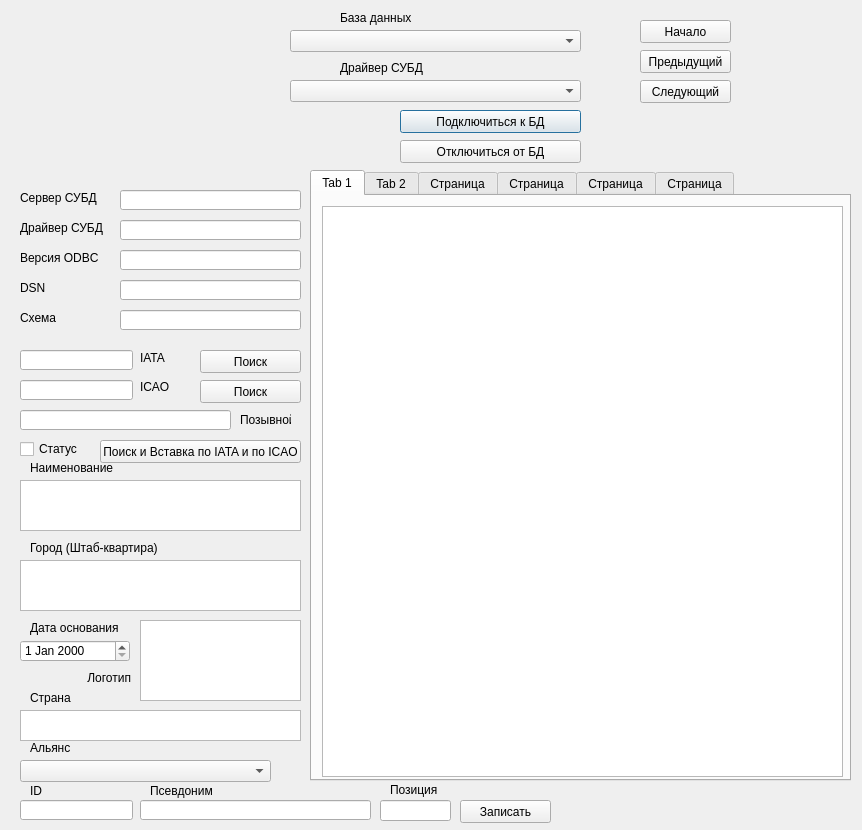
<?xml version="1.0" encoding="UTF-8"?>
<ui version="4.0">
 <class>Dialog</class>
 <widget class="QDialog" name="Dialog">
  <property name="geometry">
   <rect>
    <x>0</x>
    <y>0</y>
    <width>862</width>
    <height>830</height>
   </rect>
  </property>
  <property name="sizePolicy">
   <sizepolicy hsizetype="Fixed" vsizetype="Fixed">
    <horstretch>0</horstretch>
    <verstretch>0</verstretch>
   </sizepolicy>
  </property>
  <property name="windowTitle">
   <string>Dialog</string>
  </property>
  <widget class="QLabel" name="label_12">
   <property name="geometry">
    <rect>
     <x>20</x>
     <y>220</y>
     <width>91</width>
     <height>16</height>
    </rect>
   </property>
   <property name="text">
    <string>Драйвер СУБД</string>
   </property>
  </widget>
  <widget class="QLineEdit" name="lineEdit_DSN">
   <property name="geometry">
    <rect>
     <x>120</x>
     <y>280</y>
     <width>181</width>
     <height>20</height>
    </rect>
   </property>
  </widget>
  <widget class="QLineEdit" name="lineEdit_ODBCversion">
   <property name="geometry">
    <rect>
     <x>120</x>
     <y>250</y>
     <width>181</width>
     <height>20</height>
    </rect>
   </property>
  </widget>
  <widget class="QLabel" name="label_13">
   <property name="geometry">
    <rect>
     <x>20</x>
     <y>280</y>
     <width>91</width>
     <height>16</height>
    </rect>
   </property>
   <property name="text">
    <string>DSN</string>
   </property>
  </widget>
  <widget class="QLabel" name="label_11">
   <property name="geometry">
    <rect>
     <x>20</x>
     <y>190</y>
     <width>91</width>
     <height>16</height>
    </rect>
   </property>
   <property name="text">
    <string>Сервер СУБД</string>
   </property>
  </widget>
  <widget class="QPushButton" name="pushButton_SelectDB">
   <property name="geometry">
    <rect>
     <x>400</x>
     <y>110</y>
     <width>181</width>
     <height>23</height>
    </rect>
   </property>
   <property name="text">
    <string>Подключиться к БД</string>
   </property>
  </widget>
  <widget class="QLineEdit" name="lineEdit_Driver">
   <property name="geometry">
    <rect>
     <x>120</x>
     <y>220</y>
     <width>181</width>
     <height>20</height>
    </rect>
   </property>
  </widget>
  <widget class="QLineEdit" name="lineEdit_Schema">
   <property name="geometry">
    <rect>
     <x>120</x>
     <y>310</y>
     <width>181</width>
     <height>20</height>
    </rect>
   </property>
  </widget>
  <widget class="QLabel" name="label_14">
   <property name="geometry">
    <rect>
     <x>20</x>
     <y>250</y>
     <width>91</width>
     <height>16</height>
    </rect>
   </property>
   <property name="text">
    <string>Версия ODBC</string>
   </property>
  </widget>
  <widget class="QLabel" name="label_15">
   <property name="geometry">
    <rect>
     <x>20</x>
     <y>310</y>
     <width>91</width>
     <height>16</height>
    </rect>
   </property>
   <property name="text">
    <string>Схема</string>
   </property>
  </widget>
  <widget class="QLineEdit" name="lineEdit_Server">
   <property name="geometry">
    <rect>
     <x>120</x>
     <y>190</y>
     <width>181</width>
     <height>20</height>
    </rect>
   </property>
  </widget>
  <widget class="QPushButton" name="pushButton_Disconnect">
   <property name="geometry">
    <rect>
     <x>400</x>
     <y>140</y>
     <width>181</width>
     <height>23</height>
    </rect>
   </property>
   <property name="text">
    <string>Отключиться от БД</string>
   </property>
  </widget>
  <widget class="QPushButton" name="pushButton_Update">
   <property name="enabled">
    <bool>true</bool>
   </property>
   <property name="geometry">
    <rect>
     <x>460</x>
     <y>800</y>
     <width>91</width>
     <height>23</height>
    </rect>
   </property>
   <property name="text">
    <string>Записать</string>
   </property>
  </widget>
  <widget class="QLabel" name="label_17">
   <property name="geometry">
    <rect>
     <x>30</x>
     <y>780</y>
     <width>111</width>
     <height>21</height>
    </rect>
   </property>
   <property name="text">
    <string>ID</string>
   </property>
  </widget>
  <widget class="QLineEdit" name="lineEdit_Position">
   <property name="geometry">
    <rect>
     <x>380</x>
     <y>800</y>
     <width>71</width>
     <height>21</height>
    </rect>
   </property>
  </widget>
  <widget class="QPushButton" name="pushButton_Begin">
   <property name="geometry">
    <rect>
     <x>640</x>
     <y>20</y>
     <width>91</width>
     <height>23</height>
    </rect>
   </property>
   <property name="text">
    <string>Начало</string>
   </property>
  </widget>
  <widget class="QLineEdit" name="lineEdit_AirLineCodeIATA">
   <property name="geometry">
    <rect>
     <x>20</x>
     <y>350</y>
     <width>113</width>
     <height>20</height>
    </rect>
   </property>
  </widget>
  <widget class="QLineEdit" name="lineEdit_AirLineAlias">
   <property name="geometry">
    <rect>
     <x>140</x>
     <y>800</y>
     <width>231</width>
     <height>20</height>
    </rect>
   </property>
  </widget>
  <widget class="QTextEdit" name="textEdit_AirLineCity">
   <property name="geometry">
    <rect>
     <x>20</x>
     <y>560</y>
     <width>281</width>
     <height>51</height>
    </rect>
   </property>
  </widget>
  <widget class="QLabel" name="label_7">
   <property name="geometry">
    <rect>
     <x>30</x>
     <y>690</y>
     <width>101</width>
     <height>16</height>
    </rect>
   </property>
   <property name="text">
    <string>Страна</string>
   </property>
  </widget>
  <widget class="QTextEdit" name="textEdit_AirLineName">
   <property name="geometry">
    <rect>
     <x>20</x>
     <y>480</y>
     <width>281</width>
     <height>51</height>
    </rect>
   </property>
  </widget>
  <widget class="QPushButton" name="pushButton_SearchByIATA">
   <property name="geometry">
    <rect>
     <x>200</x>
     <y>350</y>
     <width>101</width>
     <height>23</height>
    </rect>
   </property>
   <property name="text">
    <string>Поиск</string>
   </property>
  </widget>
  <widget class="QLabel" name="label_6">
   <property name="geometry">
    <rect>
     <x>30</x>
     <y>620</y>
     <width>181</width>
     <height>16</height>
    </rect>
   </property>
   <property name="text">
    <string>Дата основания</string>
   </property>
  </widget>
  <widget class="QLabel" name="label_3">
   <property name="geometry">
    <rect>
     <x>30</x>
     <y>460</y>
     <width>111</width>
     <height>16</height>
    </rect>
   </property>
   <property name="text">
    <string>Наименование</string>
   </property>
  </widget>
  <widget class="QLabel" name="label_5">
   <property name="geometry">
    <rect>
     <x>30</x>
     <y>540</y>
     <width>151</width>
     <height>16</height>
    </rect>
   </property>
   <property name="text">
    <string>Город (Штаб-квартира)</string>
   </property>
  </widget>
  <widget class="QLabel" name="label_18">
   <property name="geometry">
    <rect>
     <x>390</x>
     <y>780</y>
     <width>61</width>
     <height>20</height>
    </rect>
   </property>
   <property name="text">
    <string>Позиция</string>
   </property>
  </widget>
  <widget class="QLabel" name="label_2">
   <property name="geometry">
    <rect>
     <x>140</x>
     <y>380</y>
     <width>47</width>
     <height>13</height>
    </rect>
   </property>
   <property name="text">
    <string>ICAO</string>
   </property>
  </widget>
  <widget class="QLineEdit" name="lineEdit_AirLineID">
   <property name="geometry">
    <rect>
     <x>20</x>
     <y>800</y>
     <width>113</width>
     <height>20</height>
    </rect>
   </property>
  </widget>
  <widget class="QLabel" name="label_19">
   <property name="geometry">
    <rect>
     <x>150</x>
     <y>780</y>
     <width>111</width>
     <height>21</height>
    </rect>
   </property>
   <property name="text">
    <string>Псевдоним</string>
   </property>
  </widget>
  <widget class="QLabel" name="label">
   <property name="geometry">
    <rect>
     <x>140</x>
     <y>350</y>
     <width>51</width>
     <height>16</height>
    </rect>
   </property>
   <property name="text">
    <string>IATA</string>
   </property>
  </widget>
  <widget class="QLineEdit" name="lineEdit_AirLineCodeICAO">
   <property name="geometry">
    <rect>
     <x>20</x>
     <y>380</y>
     <width>113</width>
     <height>20</height>
    </rect>
   </property>
  </widget>
  <widget class="QPushButton" name="pushButton_Next">
   <property name="geometry">
    <rect>
     <x>640</x>
     <y>80</y>
     <width>91</width>
     <height>23</height>
    </rect>
   </property>
   <property name="text">
    <string>Следующий</string>
   </property>
  </widget>
  <widget class="QTextEdit" name="textEdit_AirLineCountry">
   <property name="geometry">
    <rect>
     <x>20</x>
     <y>710</y>
     <width>281</width>
     <height>31</height>
    </rect>
   </property>
  </widget>
  <widget class="QPushButton" name="pushButton_Previous">
   <property name="geometry">
    <rect>
     <x>640</x>
     <y>50</y>
     <width>91</width>
     <height>23</height>
    </rect>
   </property>
   <property name="text">
    <string>Предыдущий</string>
   </property>
  </widget>
  <widget class="QLabel" name="label_24">
   <property name="geometry">
    <rect>
     <x>240</x>
     <y>410</y>
     <width>51</width>
     <height>20</height>
    </rect>
   </property>
   <property name="text">
    <string>Позывной</string>
   </property>
  </widget>
  <widget class="QLineEdit" name="lineEdit_CallSign">
   <property name="geometry">
    <rect>
     <x>20</x>
     <y>410</y>
     <width>211</width>
     <height>20</height>
    </rect>
   </property>
  </widget>
  <widget class="QPushButton" name="pushButton_SearchByICAO">
   <property name="geometry">
    <rect>
     <x>200</x>
     <y>380</y>
     <width>101</width>
     <height>23</height>
    </rect>
   </property>
   <property name="text">
    <string>Поиск</string>
   </property>
  </widget>
  <widget class="QPushButton" name="pushButton_Insert">
   <property name="geometry">
    <rect>
     <x>100</x>
     <y>440</y>
     <width>201</width>
     <height>23</height>
    </rect>
   </property>
   <property name="text">
    <string>Поиск и Вставка по IATA и по ICAO</string>
   </property>
  </widget>
  <widget class="QLabel" name="label_25">
   <property name="geometry">
    <rect>
     <x>10</x>
     <y>20</y>
     <width>131</width>
     <height>141</height>
    </rect>
   </property>
   <property name="text">
    <string/>
   </property>
   <property name="pixmap">
    <pixmap>Значки (Иконки)/folder.ico</pixmap>
   </property>
  </widget>
  <widget class="QLabel" name="label_26">
   <property name="geometry">
    <rect>
     <x>590</x>
     <y>20</y>
     <width>41</width>
     <height>41</height>
    </rect>
   </property>
   <property name="text">
    <string/>
   </property>
   <property name="pixmap">
    <pixmap>Значки (Иконки)/a_25.ico</pixmap>
   </property>
  </widget>
  <widget class="QLabel" name="label_27">
   <property name="geometry">
    <rect>
     <x>590</x>
     <y>70</y>
     <width>41</width>
     <height>41</height>
    </rect>
   </property>
   <property name="text">
    <string/>
   </property>
   <property name="pixmap">
    <pixmap>Значки (Иконки)/a_21.ico</pixmap>
   </property>
  </widget>
  <widget class="QLabel" name="label_28">
   <property name="geometry">
    <rect>
     <x>350</x>
     <y>120</y>
     <width>41</width>
     <height>41</height>
    </rect>
   </property>
   <property name="text">
    <string/>
   </property>
   <property name="pixmap">
    <pixmap>Значки (Иконки)/a_22.ico</pixmap>
   </property>
  </widget>
  <widget class="QLabel" name="label_29">
   <property name="geometry">
    <rect>
     <x>150</x>
     <y>20</y>
     <width>131</width>
     <height>141</height>
    </rect>
   </property>
   <property name="text">
    <string/>
   </property>
   <property name="pixmap">
    <pixmap>Значки (Иконки)/Device_Drive_Internal_alt_24444.ico</pixmap>
   </property>
  </widget>
  <widget class="QCheckBox" name="checkBox_Status">
   <property name="geometry">
    <rect>
     <x>20</x>
     <y>440</y>
     <width>71</width>
     <height>18</height>
    </rect>
   </property>
   <property name="text">
    <string>Статус</string>
   </property>
  </widget>
  <widget class="QDateEdit" name="dateEdit_CreateDate">
   <property name="geometry">
    <rect>
     <x>20</x>
     <y>640</y>
     <width>110</width>
     <height>22</height>
    </rect>
   </property>
  </widget>
  <widget class="QGraphicsView" name="graphicsView_Logo">
   <property name="geometry">
    <rect>
     <x>140</x>
     <y>620</y>
     <width>161</width>
     <height>81</height>
    </rect>
   </property>
  </widget>
  <widget class="QLabel" name="label_10">
   <property name="geometry">
    <rect>
     <x>30</x>
     <y>740</y>
     <width>211</width>
     <height>16</height>
    </rect>
   </property>
   <property name="text">
    <string>Альянс</string>
   </property>
  </widget>
  <widget class="QComboBox" name="comboBox_Alliance">
   <property name="geometry">
    <rect>
     <x>20</x>
     <y>760</y>
     <width>251</width>
     <height>22</height>
    </rect>
   </property>
  </widget>
  <widget class="QLabel" name="label_22">
   <property name="geometry">
    <rect>
     <x>30</x>
     <y>670</y>
     <width>101</width>
     <height>16</height>
    </rect>
   </property>
   <property name="text">
    <string>Логотип</string>
   </property>
   <property name="alignment">
    <set>Qt::AlignRight|Qt::AlignTrailing|Qt::AlignVCenter</set>
   </property>
  </widget>
  <widget class="QLabel" name="label_16">
   <property name="geometry">
    <rect>
     <x>340</x>
     <y>60</y>
     <width>111</width>
     <height>16</height>
    </rect>
   </property>
   <property name="text">
    <string>Драйвер СУБД</string>
   </property>
  </widget>
  <widget class="QLabel" name="label_8">
   <property name="geometry">
    <rect>
     <x>340</x>
     <y>10</y>
     <width>111</width>
     <height>16</height>
    </rect>
   </property>
   <property name="text">
    <string>База данных</string>
   </property>
  </widget>
  <widget class="QComboBox" name="comboBox_Driver">
   <property name="geometry">
    <rect>
     <x>290</x>
     <y>80</y>
     <width>291</width>
     <height>22</height>
    </rect>
   </property>
  </widget>
  <widget class="QComboBox" name="comboBox_DB">
   <property name="geometry">
    <rect>
     <x>290</x>
     <y>30</y>
     <width>291</width>
     <height>22</height>
    </rect>
   </property>
  </widget>
  <widget class="QTabWidget" name="tabWidget">
   <property name="geometry">
    <rect>
     <x>310</x>
     <y>170</y>
     <width>541</width>
     <height>611</height>
    </rect>
   </property>
   <property name="currentIndex">
    <number>0</number>
   </property>
   <widget class="QWidget" name="tab_1">
    <attribute name="title">
     <string>Tab 1</string>
    </attribute>
    <widget class="QTextEdit" name="textEdit_AirLineDescription">
     <property name="geometry">
      <rect>
       <x>10</x>
       <y>10</y>
       <width>521</width>
       <height>571</height>
      </rect>
     </property>
    </widget>
   </widget>
   <widget class="QWidget" name="tab_2">
    <attribute name="title">
     <string>Tab 2</string>
    </attribute>
    <widget class="QTableWidget" name="tab_2_tableWidget_1">
     <property name="geometry">
      <rect>
       <x>10</x>
       <y>10</y>
       <width>521</width>
       <height>571</height>
      </rect>
     </property>
    </widget>
   </widget>
   <widget class="QWidget" name="tab_3">
    <attribute name="title">
     <string>Страница</string>
    </attribute>
    <widget class="QTreeWidget" name="tab_3_treeWidget_Hubs">
     <property name="geometry">
      <rect>
       <x>10</x>
       <y>10</y>
       <width>521</width>
       <height>571</height>
      </rect>
     </property>
     <column>
      <property name="text">
       <string notr="true">1</string>
      </property>
     </column>
    </widget>
   </widget>
   <widget class="QWidget" name="tab_4">
    <attribute name="title">
     <string>Страница</string>
    </attribute>
    <widget class="QListWidget" name="tab_4_listWidget_1">
     <property name="geometry">
      <rect>
       <x>10</x>
       <y>10</y>
       <width>521</width>
       <height>571</height>
      </rect>
     </property>
    </widget>
   </widget>
   <widget class="QWidget" name="tab_5">
    <attribute name="title">
     <string>Страница</string>
    </attribute>
    <widget class="QToolBox" name="tab_5_toolBox_1">
     <property name="geometry">
      <rect>
       <x>20</x>
       <y>10</y>
       <width>57</width>
       <height>561</height>
      </rect>
     </property>
     <property name="currentIndex">
      <number>2</number>
     </property>
     <widget class="QWidget" name="page_1">
      <property name="geometry">
       <rect>
        <x>0</x>
        <y>0</y>
        <width>96</width>
        <height>26</height>
       </rect>
      </property>
      <attribute name="label">
       <string>Page 1</string>
      </attribute>
     </widget>
     <widget class="QWidget" name="page">
      <property name="geometry">
       <rect>
        <x>0</x>
        <y>0</y>
        <width>96</width>
        <height>26</height>
       </rect>
      </property>
      <attribute name="label">
       <string>Страница</string>
      </attribute>
     </widget>
     <widget class="QWidget" name="page_3">
      <property name="geometry">
       <rect>
        <x>0</x>
        <y>0</y>
        <width>96</width>
        <height>26</height>
       </rect>
      </property>
      <attribute name="label">
       <string>Страница</string>
      </attribute>
     </widget>
     <widget class="QWidget" name="page_4">
      <property name="geometry">
       <rect>
        <x>0</x>
        <y>0</y>
        <width>96</width>
        <height>26</height>
       </rect>
      </property>
      <attribute name="label">
       <string>Страница</string>
      </attribute>
     </widget>
     <widget class="QWidget" name="page_2">
      <property name="geometry">
       <rect>
        <x>0</x>
        <y>0</y>
        <width>96</width>
        <height>26</height>
       </rect>
      </property>
      <attribute name="label">
       <string>Page 2</string>
      </attribute>
     </widget>
    </widget>
    <widget class="QTreeView" name="tab_5_treeView_1">
     <property name="geometry">
      <rect>
       <x>85</x>
       <y>10</y>
       <width>441</width>
       <height>571</height>
      </rect>
     </property>
    </widget>
   </widget>
   <widget class="QWidget" name="tab_6">
    <attribute name="title">
     <string>Страница</string>
    </attribute>
    <widget class="QTableView" name="tab_6_tableView_1">
     <property name="geometry">
      <rect>
       <x>10</x>
       <y>10</y>
       <width>521</width>
       <height>571</height>
      </rect>
     </property>
    </widget>
   </widget>
  </widget>
 </widget>
 <resources/>
 <connections/>
</ui>
